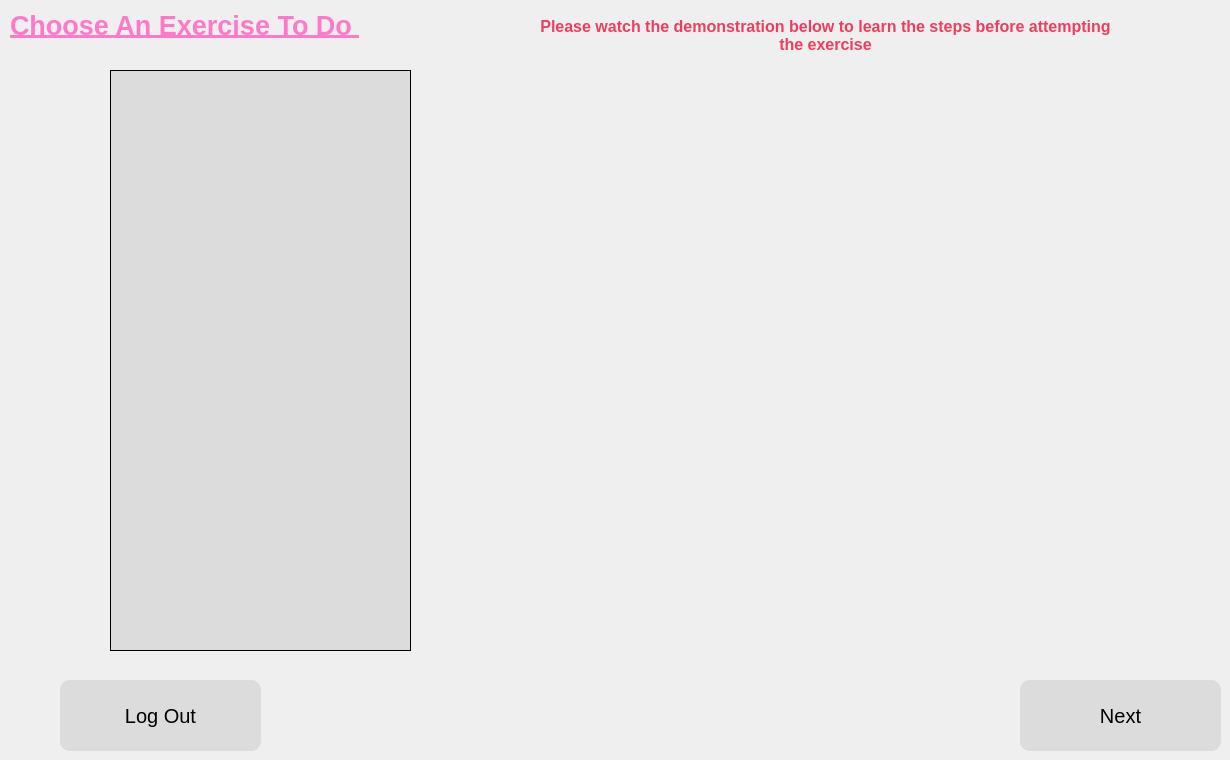
          <widget class="QWidget" name="ChooseExercise">
           <widget class="QPushButton" name="Logout_btn">
            <property name="geometry">
             <rect>
              <x>60</x>
              <y>680</y>
              <width>201</width>
              <height>71</height>
             </rect>
            </property>
            <property name="font">
             <font>
              <pointsize>15</pointsize>
             </font>
            </property>
            <property name="styleSheet">
             <string notr="true">background-color: rgb(220, 220, 220);
border-radius: 10px;
</string>
            </property>
            <property name="text">
             <string>Log Out</string>
            </property>
           </widget>
           <widget class="QLabel" name="OnlineLabel">
            <property name="geometry">
             <rect>
              <x>10</x>
              <y>0</y>
              <width>441</width>
              <height>51</height>
             </rect>
            </property>
            <property name="font">
             <font>
              <pointsize>20</pointsize>
              <weight>75</weight>
              <bold>true</bold>
              <underline>true</underline>
             </font>
            </property>
            <property name="styleSheet">
             <string notr="true">color: rgb(254, 121, 199);</string>
            </property>
            <property name="text">
             <string>Choose An Exercise To Do </string>
            </property>
           </widget>
           <widget class="QPushButton" name="Exercise_NextBtn">
            <property name="geometry">
             <rect>
              <x>1020</x>
              <y>680</y>
              <width>201</width>
              <height>71</height>
             </rect>
            </property>
            <property name="font">
             <font>
              <pointsize>15</pointsize>
             </font>
            </property>
            <property name="styleSheet">
             <string notr="true">background-color: rgb(220, 220, 220);
border-radius: 10px;
</string>
            </property>
            <property name="text">
             <string>Next</string>
            </property>
           </widget>
           <widget class="QListWidget" name="Exercise_ChooseExercise">
            <property name="geometry">
             <rect>
              <x>110</x>
              <y>70</y>
              <width>301</width>
              <height>581</height>
             </rect>
            </property>
            <property name="font">
             <font>
              <pointsize>12</pointsize>
             </font>
            </property>
            <property name="styleSheet">
             <string notr="true">background-color: rgb(220, 220, 220);
border: 1px solid black;
border-radius: 0px;</string>
            </property>
            <property name="alternatingRowColors">
             <bool>true</bool>
            </property>
            <property name="selectionMode">
             <enum>QAbstractItemView::ExtendedSelection</enum>
            </property>
           </widget>
           <widget class="QLabel" name="Exercise_DisplayExercise">
            <property name="geometry">
             <rect>
              <x>670</x>
              <y>70</y>
              <width>311</width>
              <height>581</height>
             </rect>
            </property>
            <property name="text">
             <string/>
            </property>
            <property name="scaledContents">
             <bool>true</bool>
            </property>
            <property name="alignment">
             <set>Qt::AlignCenter</set>
            </property>
           </widget>
           <widget class="QLabel" name="label_26">
            <property name="geometry">
             <rect>
              <x>530</x>
              <y>10</y>
              <width>591</width>
              <height>51</height>
             </rect>
            </property>
            <property name="text">
             <string>&lt;html&gt;&lt;head/&gt;&lt;body&gt;&lt;p&gt;&lt;span style=&quot; font-size:12pt; font-weight:600; color:#ef3d5f;&quot;&gt;Please watch the demonstration below to learn the steps before attempting the exercise&lt;/span&gt;&lt;/p&gt;&lt;/body&gt;&lt;/html&gt;</string>
            </property>
            <property name="alignment">
             <set>Qt::AlignCenter</set>
            </property>
            <property name="wordWrap">
             <bool>true</bool>
            </property>
           </widget>
          </widget>
